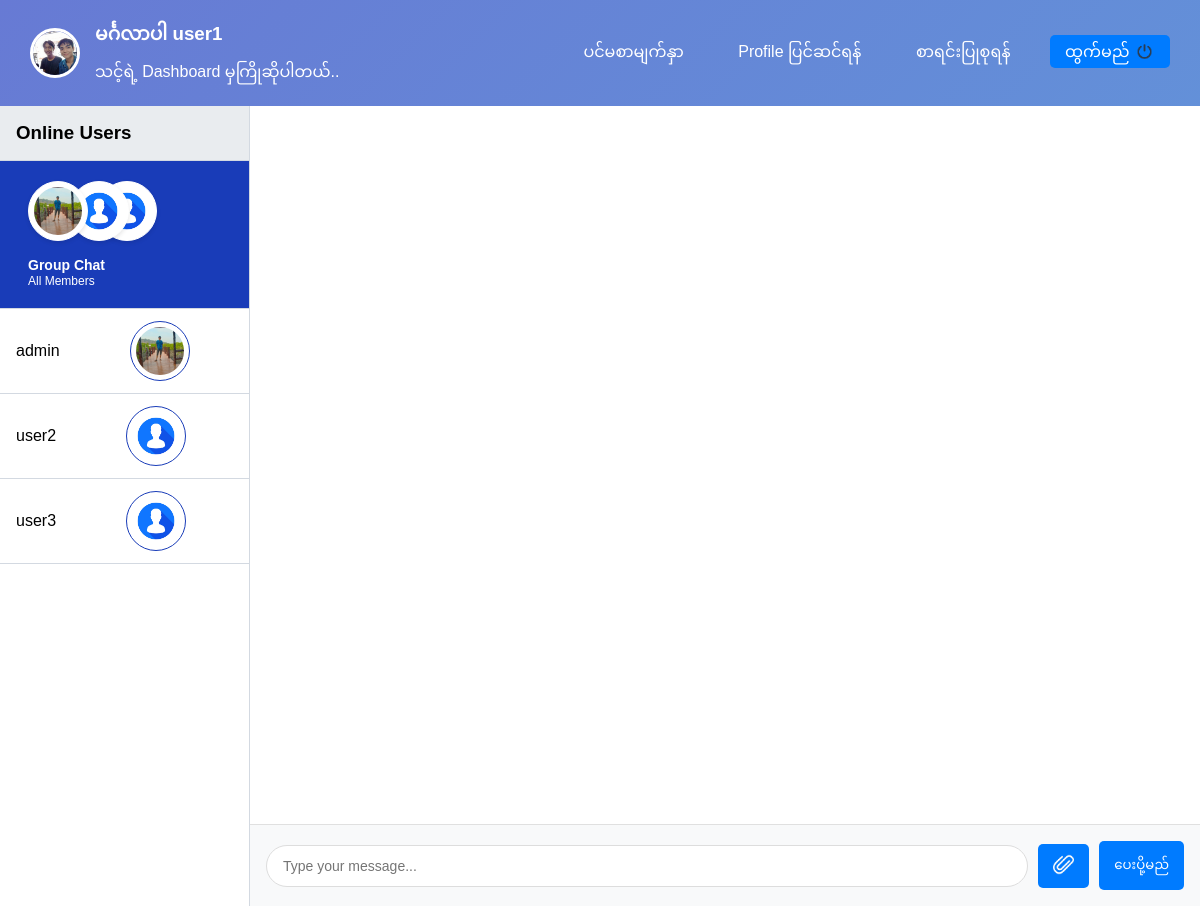
Page /chat.php (signed in) on the committed database.
### tables this page shows
CREATE TABLE `users` (
  `id` int(11) NOT NULL,
  `username` varchar(50) NOT NULL,
  `password` varchar(255) DEFAULT NULL,
  `role` enum('admin','user') NOT NULL,
  `created_at` timestamp NOT NULL DEFAULT current_timestamp(),
  `is_active` tinyint(1) DEFAULT 1,
  `last_activity` timestamp NOT NULL DEFAULT current_timestamp() ON UPDATE current_timestamp(),
  `profile_pic` varchar(255) DEFAULT 'default_avatar.jpg'
);

### database.php (called while the page is built, shortened)
<?php
class Database {
    private $host = 'localhost';
    private $db_name = 'poultry';
    private $username = 'root';
    private $password = '';
    public function getConnection() {
        $this->conn = null;
        try {
            $this->conn = new PDO(
                "mysql:host=" . $this->host . ";dbname=" . $this->db_name,
                $this->username,
                $this->password
            );
            $this->conn->setAttribute(PDO::ATTR_ERRMODE, PDO::ERRMODE_EXCEPTION);
            $this->conn->setAttribute(PDO::ATTR_DEFAULT_FETCH_MODE, PDO::FETCH_ASSOC);
            $this->conn->exec("set names utf8");
        } catch(PDOException $exception) {
            error_log("Connection error: " . $exception->getMessage());
            throw $exception;
        }
        return $this->conn;
    }
}
$database = new Database();
$pdo = $database->getConnection();
function executeQuery($sql, $params = []) {
    global $pdo;
    try {
        $stmt = $pdo->prepare($sql);
        $stmt->execute($params);
        return $stmt;
    } catch(PDOException $e) {
        error_log("Query error: " . $e->getMessage() . " - SQL: " . $sql);
        throw $e;
    }
}
function fetchOne($sql, $params = []) {
    $stmt = executeQuery($sql, $params);
    return $stmt->fetch();
}
function fetchAll($sql, $params = []) {
    $stmt = executeQuery($sql, $params);
    return $stmt->fetchAll();
}
?>

### chat.php (the view, shortened to what this page needs)
<?php
require_once 'database.php';
$current_user_id = $_SESSION['user_id'];
$current_role = $_SESSION['role'];
$user = [];
$users = [];
try {
    $user = fetchOne("SELECT * FROM users WHERE id = ?", [$current_user_id]);
if ($current_role === 'admin') {
    $users = fetchAll("SELECT id, username, role, profile_pic, is_active, created_at, last_activity FROM users WHERE id != ? ORDER BY role, username", [$current_user_id]);
} else {
    $users = fetchAll("SELECT id, username, role, profile_pic, is_active, last_activity FROM users WHERE id != ? AND is_active = TRUE ORDER BY role, username", [$current_user_id]);
}
} catch (Exception $e) {
    error_log("Database error: " . $e->getMessage());
    $error = "System error occurred. Please try again.";
}
?>
<!DOCTYPE html>
<html>
<head>
    <link rel="stylesheet" href="./assets/css/style.css">
    <link rel="stylesheet" href="./assets/css/dashboard.css">
</head>
<body>
     <?php include('navbar.php'); ?>
    <div class="chat-container">
        <div class="chat-layout">
            <div class="users-list">
    <h3>Online Users</h3>
    <div class="user-item active" data-userid="all">
    <div class="group-chat-design">
        <div class="avatar-stack">
            <?php
            $displayUsers = array_slice($users, 0, 3);
            foreach ($displayUsers as $index => $user): ?>
                <div class="avatar-item" style="z-index: <?php echo 10 - $index; ?>;">
                    <img src="./assets/profile_pics/<?php echo !empty($user['profile_pic']) ? $user['profile_pic'] : 'images/default-avatar.png'; ?>"
                         alt="<?php echo $user['username']; ?>"
                         class="avatar-image">
                </div>
            <?php endforeach; ?>
        </div>
        <div class="group-info">
            <div class="group-title">
                Group Chat
            </div>
            <div class="group-subtitle">All Members</div>
        </div>
    </div>
</div>
    <?php foreach ($users as $user): ?>
        <div class="user-item" data-userid="<?php echo $user['id']; ?>">
            <?php echo $user['username']; ?>
            <img src="./assets/profile_pics/<?php echo !empty($user['profile_pic']) ? $user['profile_pic'] : 'assets/default-profile.jpg'; ?>"
                     alt="Profile" class="profile-image">
        </div>
    <?php endforeach; ?>
</div>
            <div class="chat-area">
                <div class="messages-container" id="messagesContainer">
                </div>
                <div class="message-input">
                    <form id="messageForm" enctype="multipart/form-data">
                        <input type="text" id="message" name="message" placeholder="Type your message..." required>
                        <button type="button" id="fileBtn" class="btn"><img src="./assets/images/attach.png" alt=""></button>
                        <button type="submit" class="btn send-btn">ပေးပို့မည်</button>
                    </form>
                </div>
            </div>
        </div>
    </div>
</body>
</html>

### navbar.php (shortened to what this page needs)
<nav class="navbar">
        <div class="user-info">
            <img src="./assets/profile_pics/<?php echo $user['profile_pic']; ?>"
                 alt="Profile" class="profile-pic"
                 onerror="this.src='./assets/profile_pics/default_avatar.jpg'">
            <div class="user-details">
            <h3>မင်္ဂလာပါ <?php echo htmlspecialchars($user['username']); ?></h3>
            <p>သင့်ရဲ့ Dashboard မှကြိုဆိုပါတယ်..</p>
               </div>
        </div>
        <div class="nav-links">
            <a href="dashboard.php">ပင်မစာမျက်နှာ</a>
            <a href="profile.php">Profile ပြင်ဆင်ရန်</a>
            <a href="dashboard2.php">စာရင်းပြုစုရန်</a>
            <a class="logout" href="logout.php">ထွက်မည် <img class="logoutimg" src="./assets/images/logout.png" alt=""> </a>
        </div>
    </nav>

### assets/css/style.css (style rules this page uses)
* { margin: 0; padding: 0; box-sizing: border-box; }
:root { --main-color:linear-gradient(135deg, #A3B3FF, #619cdb); --blue--color:#007bff; --border--color:#d3d9e1; --warn-color:#ff3b30; --white-color:#ffff; --text-color:#222; --dark-blue:#193CB8; --green-color:#28a745; }
body { font-family:"Myanmar3", sans-serif; background: var(--main-color); height: 100vh; }
.chat-container { height: 100vh; display: flex; flex-direction: column; background:var(--white-color); }
.chat-layout { display: flex; flex: 1; overflow: hidden; }
.users-list { width: 250px; background: var(--white-color); border-right: 1px solid var(--border--color); overflow-y: auto; }
.users-list h3 { padding: 1rem; background: #e9ecef; margin: 0; border-bottom: 1px solid var(--border--color); }
.user-item { padding: 12px 1rem; border-bottom: 1px solid var(--border--color); cursor: pointer; transition: background 0.2s; }
.user-item.active { background: var(--dark-blue); color: var(--white-color); }
.user-item.active img { border:1px solid var(--white-color); }
.user-item.active .group-title { color: var(--white-color); }
.user-item.active .group-subtitle { color: var(--white-color); }
.user-item img { padding: 5px; width: 60px; height: 60px; border-radius: 50%; margin-left: 70px; object-fit: cover; border: 1px solid var(--dark-blue); }
.group-chat-design { width: 100%; display: flex; gap: 12px; padding: 8px 12px; flex-direction: column; }
.avatar-stack { position: relative; display: grid; grid-template-columns: repeat(4,10px); }
.avatar-item { position: relative; margin-left: -39px; transition: all 0.2s ease; }
.avatar-item:first-child { margin-left: -70px; }
.avatar-item:last-child { margin-left: -21px; }
.avatar-image { width: 40px; height: 40px; border-radius: 50%; border: 2px solid var(--white-color); background: var(--white-color); object-fit: cover; box-shadow: 0 2px 4px rgba(0, 0, 0, 0.1); }
.group-info { width: 250px; display: flex; flex-direction: column; }
.group-title { font-weight: 600; color: var(--text-color); font-size: 14px; line-height: 1.2; display: flex; }
.group-subtitle { font-size: 12px; color: var(--text-color); line-height: 1.2; }
.chat-area { flex: 1; display: flex; flex-direction: column; }
.messages-container { flex: 1; padding: 1rem; overflow-y: auto; background: var(--white-color); display: flex; flex-direction: column; gap: 0.5rem; height: calc(100vh - 200px); }
.chat-area { display: flex; flex-direction: column; height: 100vh; background: #fff; }
.message-input { padding: 1rem; background: #f8f9fa; border-top: 1px solid #e0e0e0; position: sticky; bottom: 0; }
#messageForm { display: flex; gap: 10px; align-items: center; }
#message { flex: 1; padding: 12px 16px; border: 1px solid #ddd; border-radius: 25px; outline: none; font-size: 14px; }
.btn { padding: 10px 15px; background: var(--blue--color); color: var(--white-color); border: none; border-radius: 5px; cursor: pointer; text-decoration: none; display: inline-block; }
.send-btn { background: var(--blue--color); }
#fileBtn img { width: 21px; height: 21px; }
.user-item { position: relative; display: flex; align-items: center; padding-right: 40px !important; }
.chat-area { position: relative; }

### assets/css/dashboard.css (style rules this page uses)
body { font-family: "Myanmar3", sans-serif; background:var(--main-color); margin: 0; padding: 0; }
:root { --main-color:linear-gradient(135deg, #677ad4, #619cdb); --blue--color:#007bff; --border--color:#d3d9e1; --warn-color:#ff3b30; --white-color:#ffff; --text-color:#222; --dark-blue:#193CB8; --green-color:#28a745; }
.navbar { color: var(--white-color); padding: 15px 30px; display: flex; justify-content: space-between; align-items: center; box-shadow: 0 2px 10px rgba(0,0,0,0.1); }
.user-info { display: flex; align-items: center; gap: 15px; }
.profile-pic { width: 50px; height: 50px; border-radius: 50%; border: 3px solid var(--white-color); object-fit: cover; }
.user-details h3 { margin-bottom: 5px; }
.user-details p { margin-top: -5px; }
.nav-links a { width: 100px; color: var(--white-color); text-decoration: none; margin-left: 20px; padding: 8px 15px; border-radius: 5px; transition: background 0.3s; }
.logout { display: inline; position: relative; width: 210px; background-color: var(--blue--color); align-items: center; }
.logoutimg { position: relative; width: 21px; height: 21px; top: 5px; }

### rows in the picture
users: profile_pic (picture), username "user1"
users: profile_pic (picture), username "admin"
users: profile_pic (placeholder picture), username "user2"
users: username "user3", profile_pic (placeholder picture)
